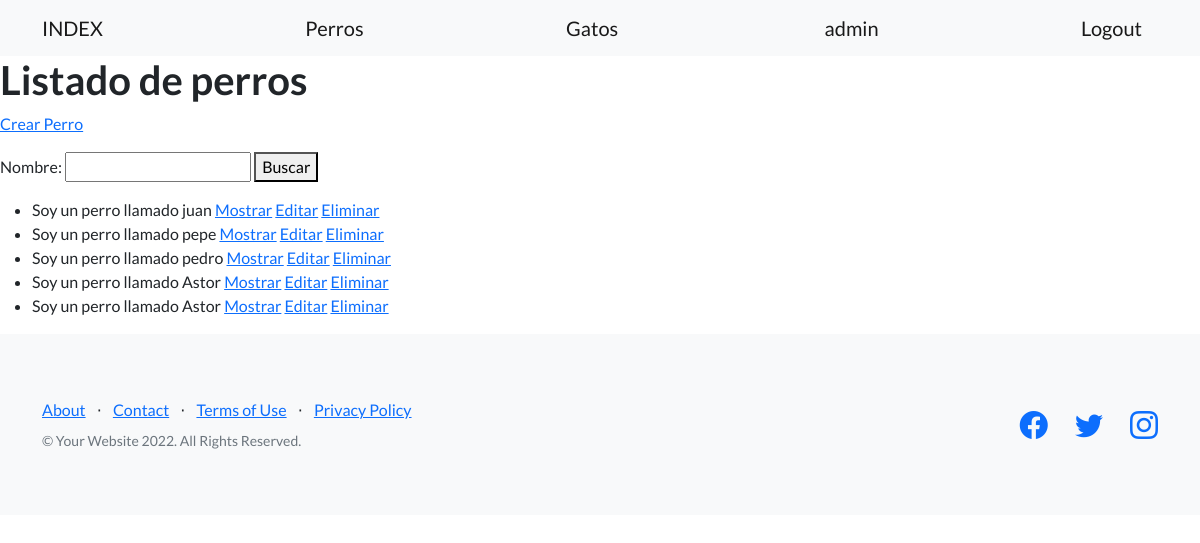
/perros/ (signed in), run on an earlier commit of the app's database.
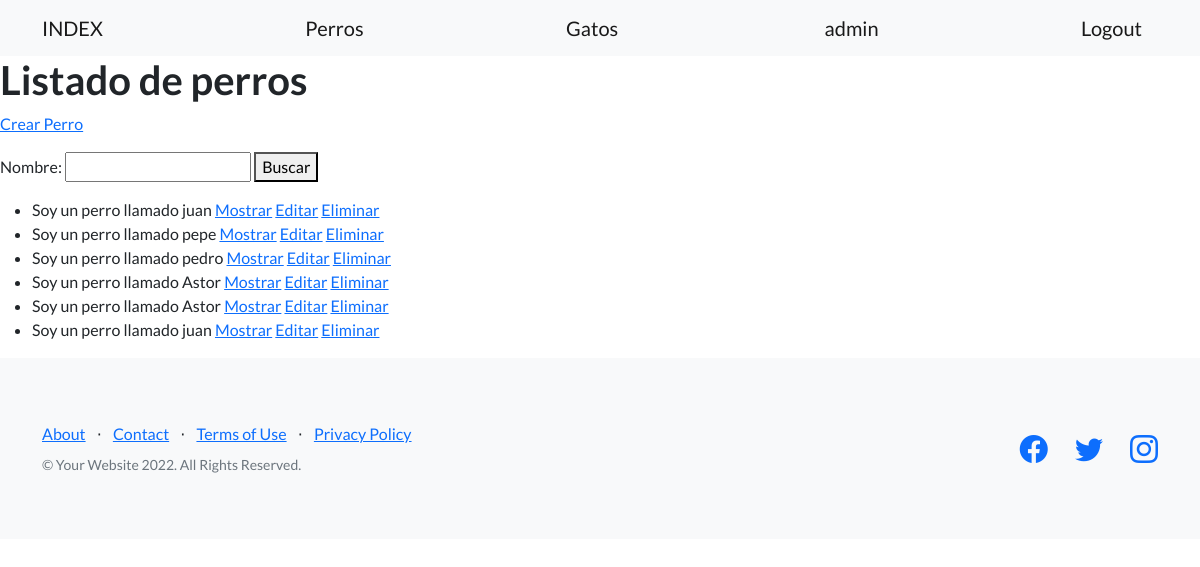
And on a later commit of the database.
### desafio/models.py (models this page shows)
class Perro(models.Model):
    nombre = models.CharField(max_length=30)
    edad = models.IntegerField()
    descripcion = RichTextField(null=True)
    fecha_creacion = models.DateTimeField(null=True)
    def __str__(self):
        return f"Soy un perro llamado {self.nombre}"

### desafio/views.py (the view)
# urls.py: path('perros/', listado_perros, name= "listado_perros"),
def listado_perros(request):
    nombre_de_busqueda = request.GET.get("nombre")
    if nombre_de_busqueda:
        listado_perros = Perro.objects.filter(nombre__icontains=nombre_de_busqueda)   #el __incontains es para poner que lo contenga
    else:
        listado_perros = Perro.objects.all()
    form = BusquedaPerro()
    return render(request,"perro/listado_perros.html", {"listado_perros": listado_perros, "form": form})

### desafio/forms.py
class BusquedaPerro(forms.Form):
    nombre = forms.CharField(max_length=30, required=False)

### Templates/perro/listado_perros.html (shortened to what this page needs)
{% extends 'base.html' %}
{% block texto_header %}
<h1>Listado de perros</h1>
{% endblock texto_header %}
{% block despues_del_header %}
<p>
    <a href={% url 'crear_perro' %}>Crear Perro</a>
</p>
<p>
    <form action={% url 'listado_perros' %}>
        {{form}}
        <button>Buscar</button>
</p>
<p>
    {% if listado_perros %}
    <ul>
        {% for perro in listado_perros%}
        <li> {{perro}}
            <a href={% url 'mostrar_perro' perro.id %}>Mostrar</a>
            <a href={% url 'editar_perro' perro.id %}>Editar</a>
            <a href={% url 'eliminar_perro' perro.id %}>Eliminar</a>
        </li>
        {% endfor %}
    </ul>
    {% else %}
       <p> No se encontraron datos. </p>
    {% endif %}
</p>
{% endblock despues_del_header %}

### Templates/base.html (shortened to what this page needs)
<!DOCTYPE html>
<html lang="en">
    <head>
        {% load static %}
        <link href="https://cdn.jsdelivr.net/npm/bootstrap-icons@1.5.0/font/bootstrap-icons.css" rel="stylesheet" type="text/css" />
        <link href={% static "desafio/css/styles.css" %} rel="stylesheet" />
    </head>
    <body>
        <nav class="navbar navbar-light bg-light static-top">
            <div class="container">
                <a class="navbar-brand" href={% url 'index' %}>INDEX</a>
                <a class="navbar-brand" href={% url 'listado_perros' %}>Perros</a>
                <a class="navbar-brand" href={% url 'listado_gatos' %}>Gatos</a>
                {% if request.user.is_authenticated %}
                <a class="navbar-brand" href={% url 'perfil' %}>
                    {{request.user.username}}</a>
                <a class="navbar-brand" href={% url 'logout' %}>Logout</a>
                {% else %}
                <a class="navbar-brand" href={% url 'login' %}>Login</a>
                <a class="navbar-brand" href={% url 'register' %}>Register</a>
                {% endif %}
            </div>
        </nav>
        {% block header %}
                {% block texto_header %}
                {% endblock texto_header %}
        {% endblock header %}
        {% block despues_del_header %}
        {% endblock despues_del_header %}
        <footer class="footer bg-light">
            <div class="container">
                <div class="row">
                    <div class="col-lg-6 h-100 text-center text-lg-start my-auto">
                        <ul class="list-inline mb-2">
                            <li class="list-inline-item"><a href="#!">About</a></li>
                            <li class="list-inline-item">⋅</li>
                            <li class="list-inline-item"><a href="#!">Contact</a></li>
                            <li class="list-inline-item">⋅</li>
                            <li class="list-inline-item"><a href="#!">Terms of Use</a></li>
                            <li class="list-inline-item">⋅</li>
                            <li class="list-inline-item"><a href="#!">Privacy Policy</a></li>
                        </ul>
                        <p class="text-muted small mb-4 mb-lg-0">&copy; Your Website 2022. All Rights Reserved.</p>
                    </div>
                    <div class="col-lg-6 h-100 text-center text-lg-end my-auto">
                        <ul class="list-inline mb-0">
                            <li class="list-inline-item me-4">
                                <a href="#!"><i class="bi-facebook fs-3"></i></a>
                            </li>
                            <li class="list-inline-item me-4">
                                <a href="#!"><i class="bi-twitter fs-3"></i></a>
                            </li>
                            <li class="list-inline-item">
                                <a href="#!"><i class="bi-instagram fs-3"></i></a>
                            </li>
                        </ul>
                    </div>
                </div>
            </div>
        </footer>
    </body>
</html>

What changed in the data, as far as the page shows it:
added Perro: nombre "Soy un perro llamado juan"
